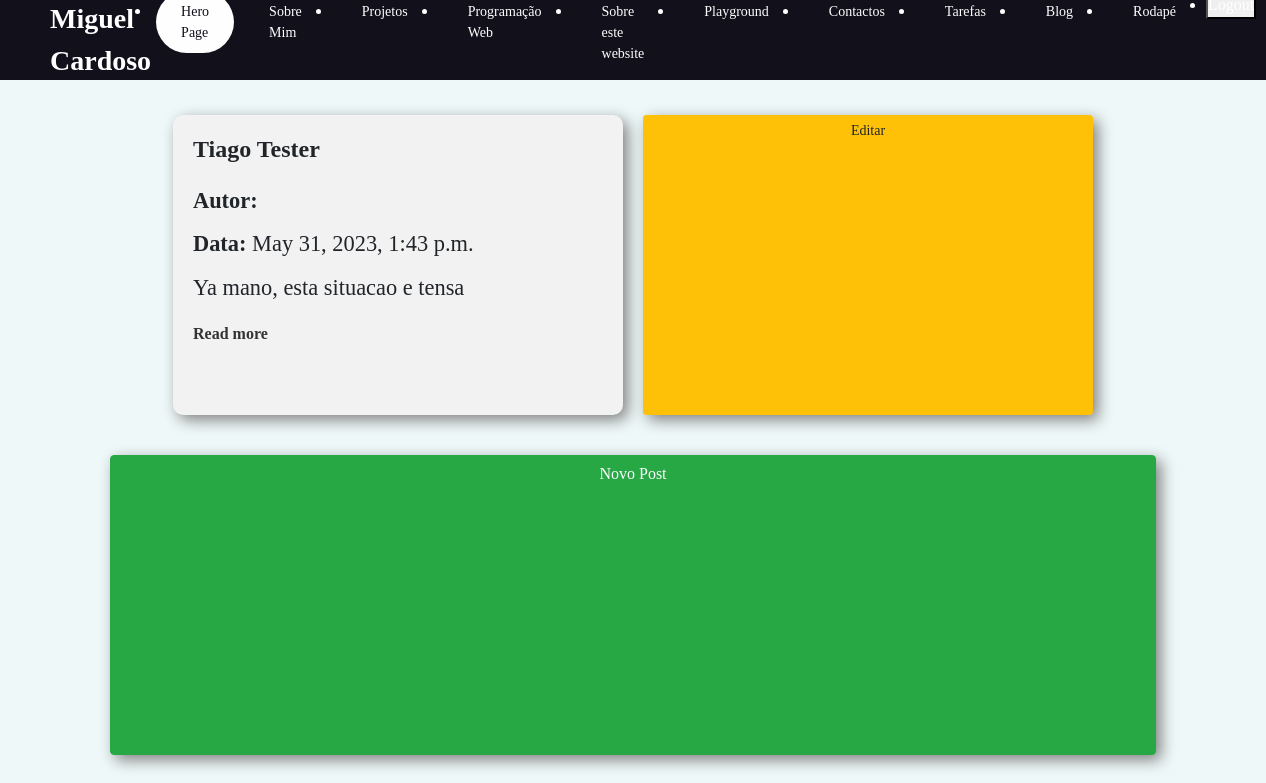
The app's page /blog (signed in), older data.
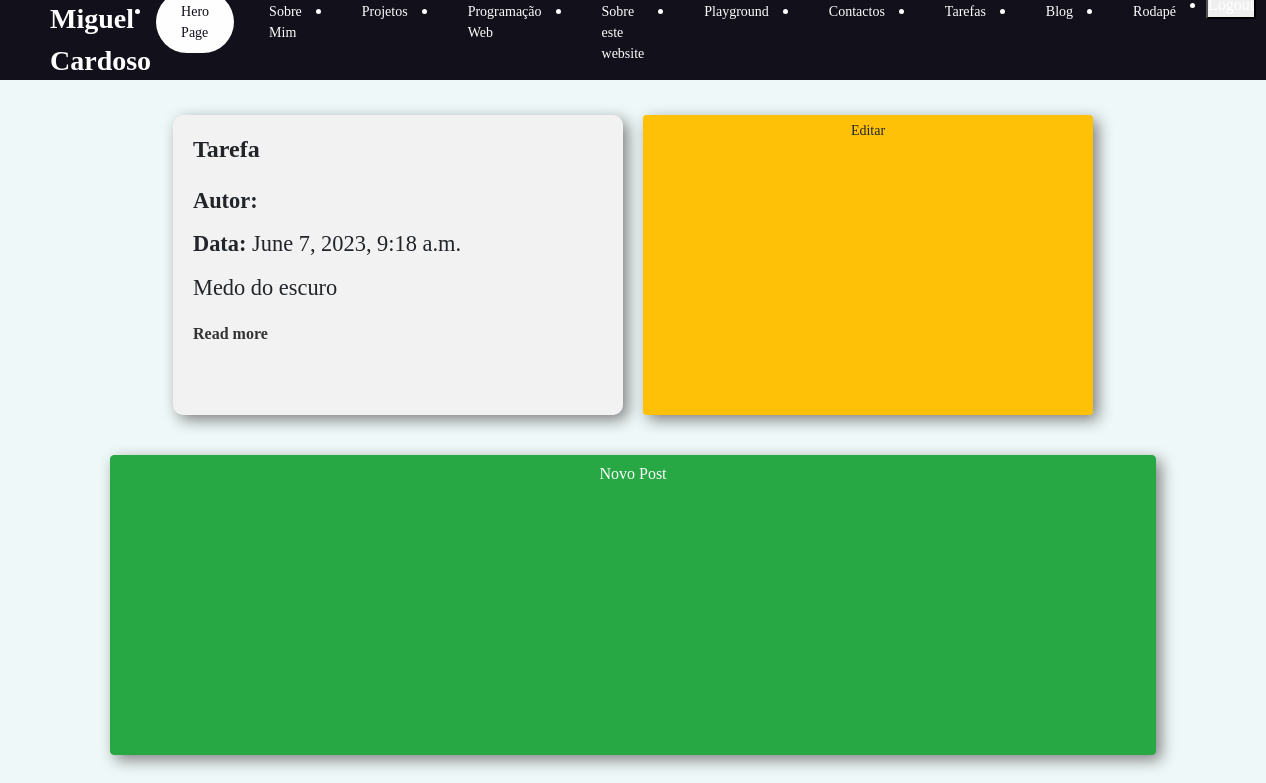
The same page, newer data.
### portfolio/models.py (models this page shows, shortened)
class Post(models.Model):
    autores = models.ManyToManyField(Autor, related_name='posts')
    data = models.DateTimeField(auto_now_add=True)
    titulo = models.CharField(max_length=25)
    descricao = models.TextField()
    link = models.CharField(max_length=100, blank=True)
    imagem = models.ImageField(upload_to='images/', blank=True)
    comentarios = models.ManyToManyField('Comentario', related_name='posts')
    like = models.IntegerField(default=0)
    area = models.ForeignKey(Area, on_delete=models.CASCADE, related_name='posts')

### portfolio/views.py (the view)
# urls.py: path('blog', views.blog_view, name='blog'),
@login_required(login_url="/accounts/login")
def blog_view(request):
    posts = Post.objects.all()
    context = {
        'posts': posts,
    }
    return render(request, 'portfolio/blog.html', context)

### portfolio/templates/portfolio/blog.html
{% extends 'portfolio/layout.html' %}
{% block main %}
{% for post in posts %}
<div class="post">
  <h2>{{ post.titulo }}</h2>
  <p><strong>Autor:</strong> {{ post.autor }}</p>
  <p><strong>Data:</strong> {{ post.data }}</p>
  <p>{{ post.descricao }}</p>
  <p><a href="{{ post.link }}">Read more</a></p>
</div>
<a href="{% url 'portfolio:postEdita' post.id %}" class="btn btn-warning  btn-sm"
  style="float: right; margin-right: 10px">
  Editar
</a>
{% endfor %}
{% load static %}
<link rel="stylesheet" href="{% static 'portfolio/css/blog.css' %}">
<a href="{% url 'portfolio:postNovo' %}" class="btn btn-success btn-block">Novo Post</a>
{% endblock %}

Row changes from the older to the newer data that the page shows:
removed Post: titulo "Tiago Tester", data "May 31, 2023, 1:43 p.m.", descricao "Ya mano, esta situacao e tensa"
added Post: titulo "Tarefa", data "June 7, 2023, 9:18 a.m.", descricao "Medo do escuro"
